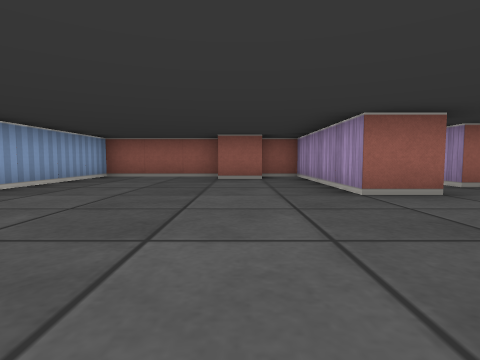
View 1 (above)

14 first-person views from a walk through a cub3D maze. The camera is about half as high as the walls, tilts 4° down and sees 80° across. The floor is counted in squares. Each view is taken from the middle of a square. On the plan, view 1 faces up. The plan holds only what a view shows up to about 9 squares ahead; the rest is blank. The place goes on beyond the plan.

View 2
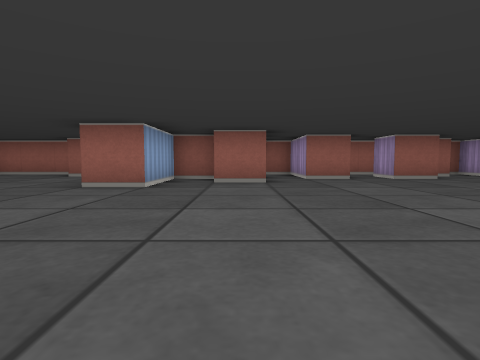

View 3
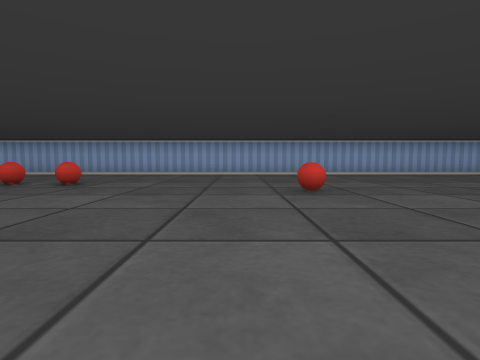

View 4
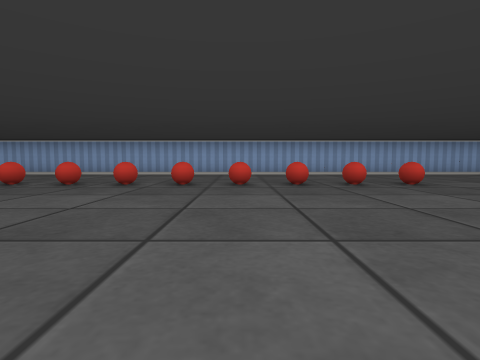

View 5
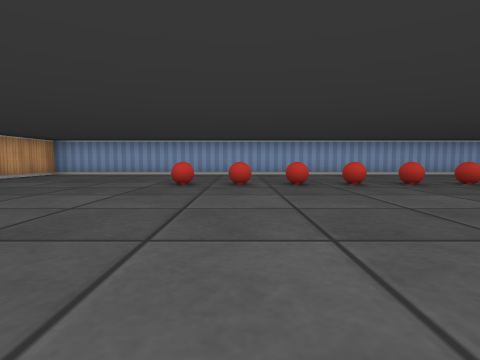

View 6
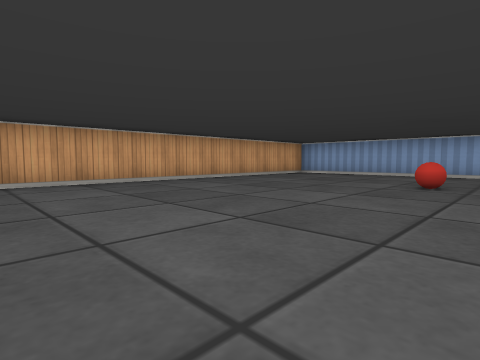

View 7
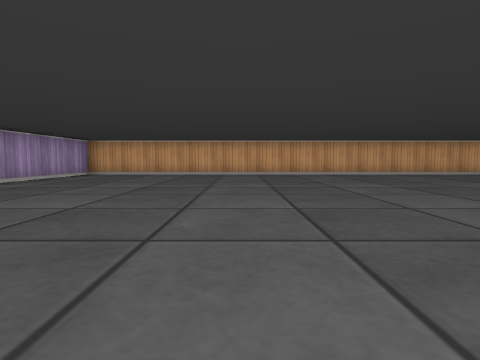

View 8
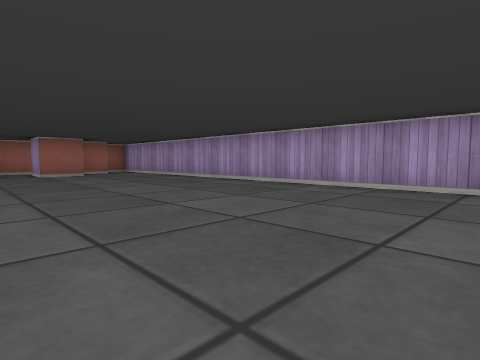

View 9
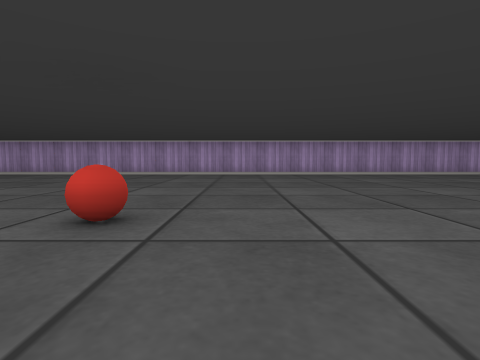

View 10
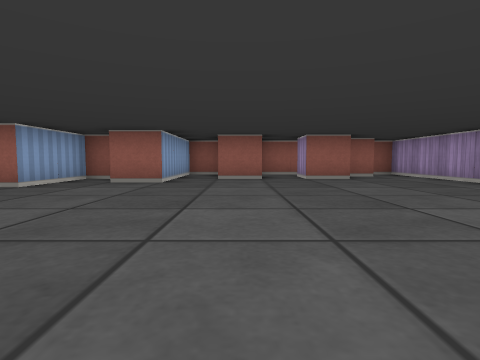

View 11
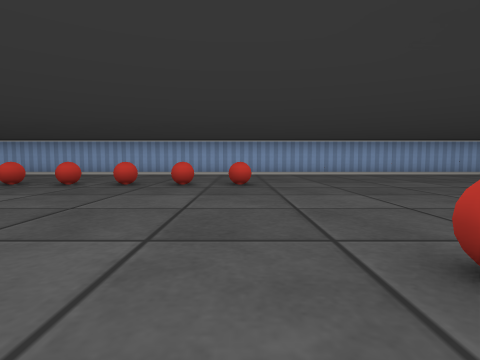

View 12
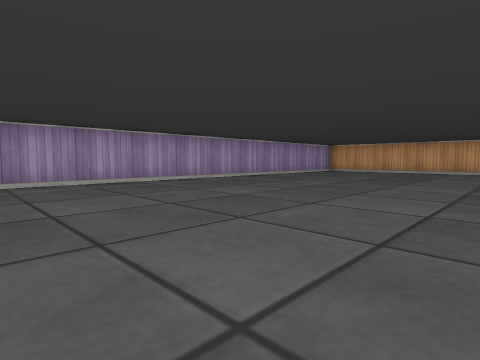

View 13
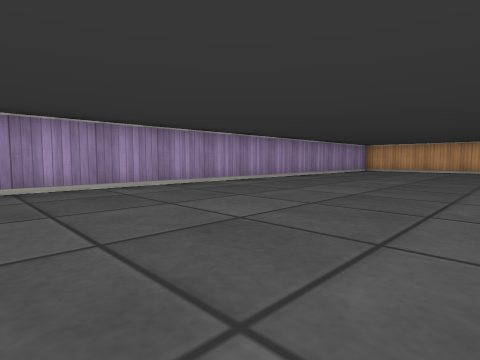

View 14
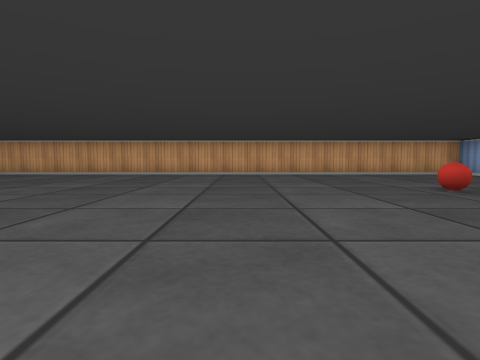

### Floor plan
Points are (right, up) in squares from view 1. A wall is a line through its corners. A room is listed if a view was taken in it or the views show most of it. See-through windows are left out.
Room 1 (views 1, 2, 3, 4, 5, 6, 7, 8, 9, 10, 11, 12, 13, 14)
walls: (3.5, 5.5) (2.5, 5.5) (2.5, 3.5) (1.5, 3.5) (1.5, 7.5) (0.5, 7.5); (6.6, 5.5) (5.5, 5.5) (5.5, 7.5) (4.5, 7.5) (4.5, 4.5) (3.5, 4.5) (3.5, 5); (0.5, 6.5) (-0.5, 6.5); (8.6, 5.5) (7.5, 5.5) (7.5, 6.5); (-0.5, 7.5) (-3.5, 7.5) (-3.5, -16.5) (10.5, -16.5) (10.5, 7.5) (9.9, 7.5); (9.6, 6.5) (8.8, 6.5); (8, 7.5) (6.6, 7.5)
objects: ball (0, -12); ball (0, -11); ball (0, -10); ball (0, -9); ball (0, -8); ball (0, -7); ball (0, -6); ball (0, -5); ball (0, -4); ball (1, 0); ball (4, -3)

Positions as (right, up) in squares from view 1, and headings:
1: (0, 0), facing up
2: (4, -1), facing up
3: (5, -1), facing left
4: (5, -7), facing left
5: (5, -11), facing left
6: (5, -11), facing down-left
7: (6, -8), facing down
8: (6, -3), facing up-right
9: (2, -4), facing right
10: (6, -1), facing up
11: (5, -4), facing left
12: (5, -6), facing down-right
13: (6, -5), facing down-right
14: (3, -8), facing down
